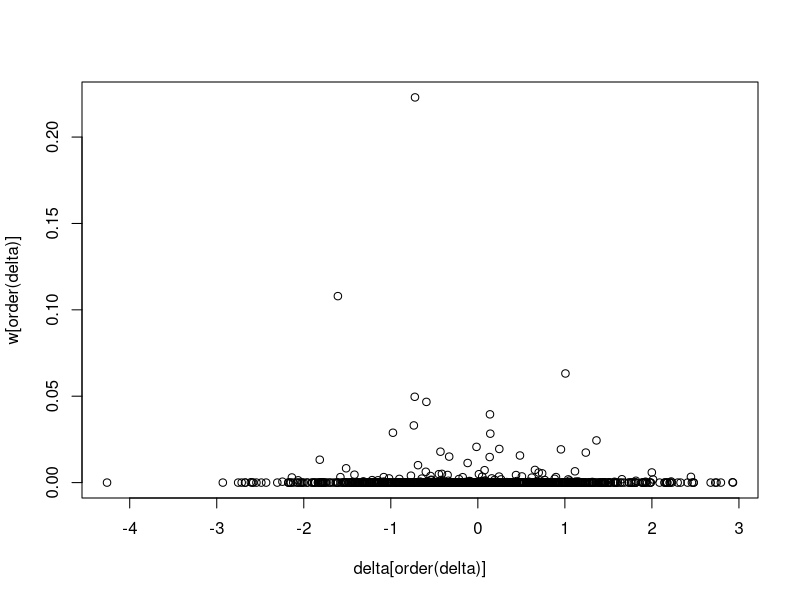
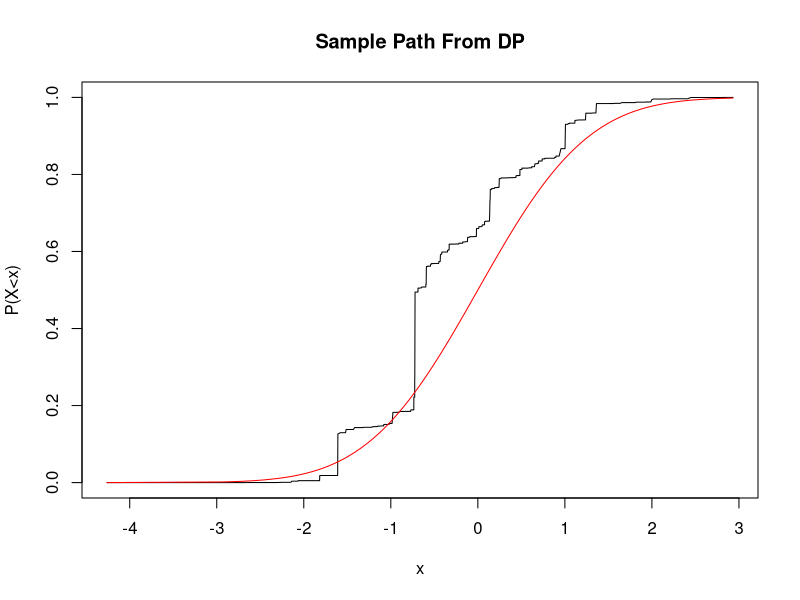

The R script that drew these images, in order:
# Stick Breaking

# make grid?
num.breaks = 1000
alpha = 20
z = rbeta(num.breaks,1,alpha)
w = numeric(num.breaks)
for (i in 1:num.breaks) {
  w[i] = ifelse(i==1, z[i], z[i]*prod((1-z)[1:(i-1)]))
}

# Using N(0,1) from slides
delta = rnorm(num.breaks, 0,1)

# need to work on this plot
plot(delta[order(delta)],w[order(delta)])

###########################
# this is exactly from b4 #
###########################
fixer = function(x){
  result = numeric(length(x))
  result[1] = x[1]
  for (i in 2:length(x)) {
    result[i] = sum(x[1:i])
  }
  return(result)
}
############################

gimme = fixer(w[order(delta)])
plot(delta[order(delta)],gimme, type = "l", main = "Sample Path From DP", 
     xlab = "x", ylab = "P(X<x)")
norm.val = pnorm(delta[order(delta)])
lines(delta[order(delta)], norm.val, type = "l", col = "red")



